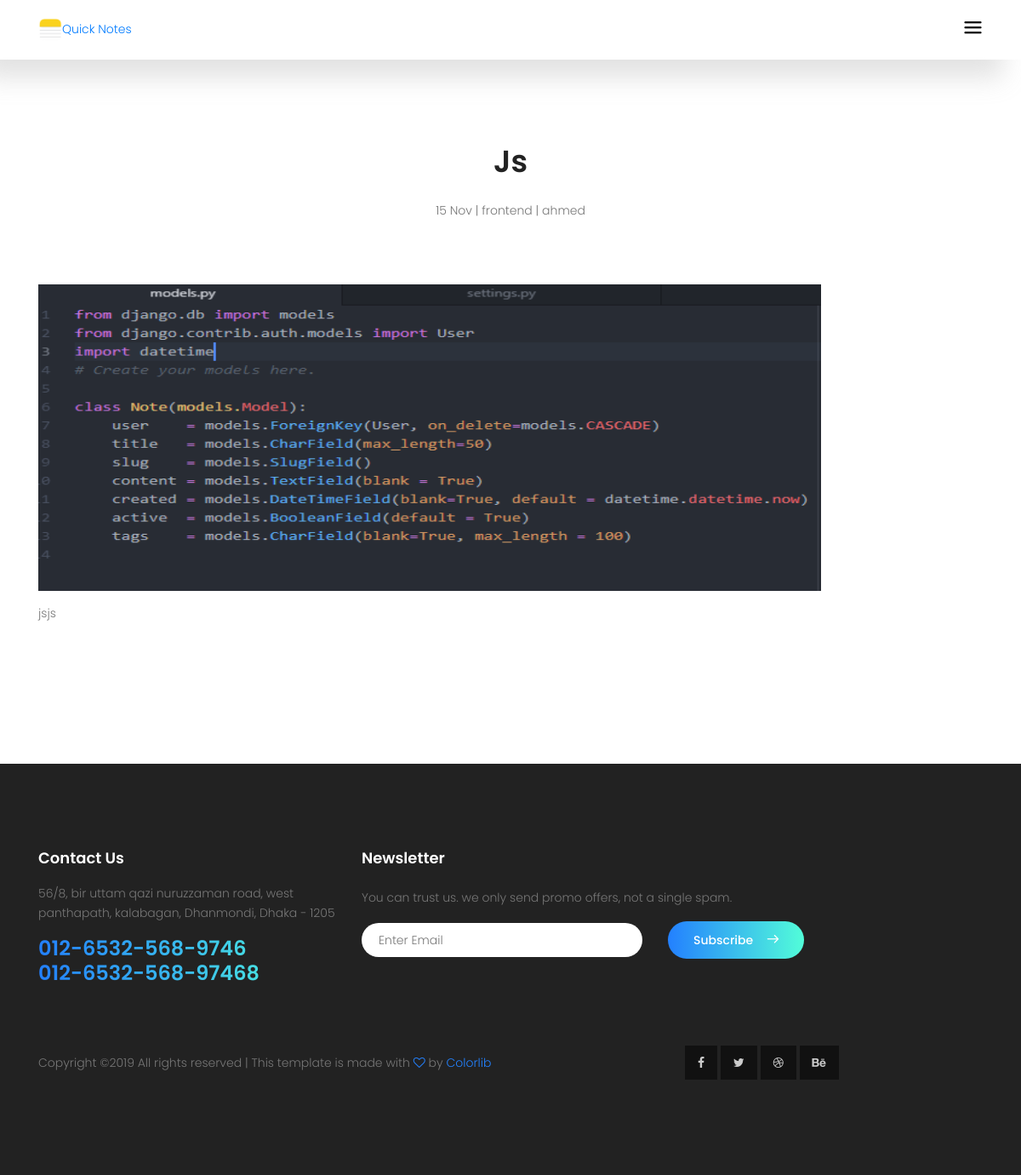
/notes/js, run on an earlier commit of the app's database.
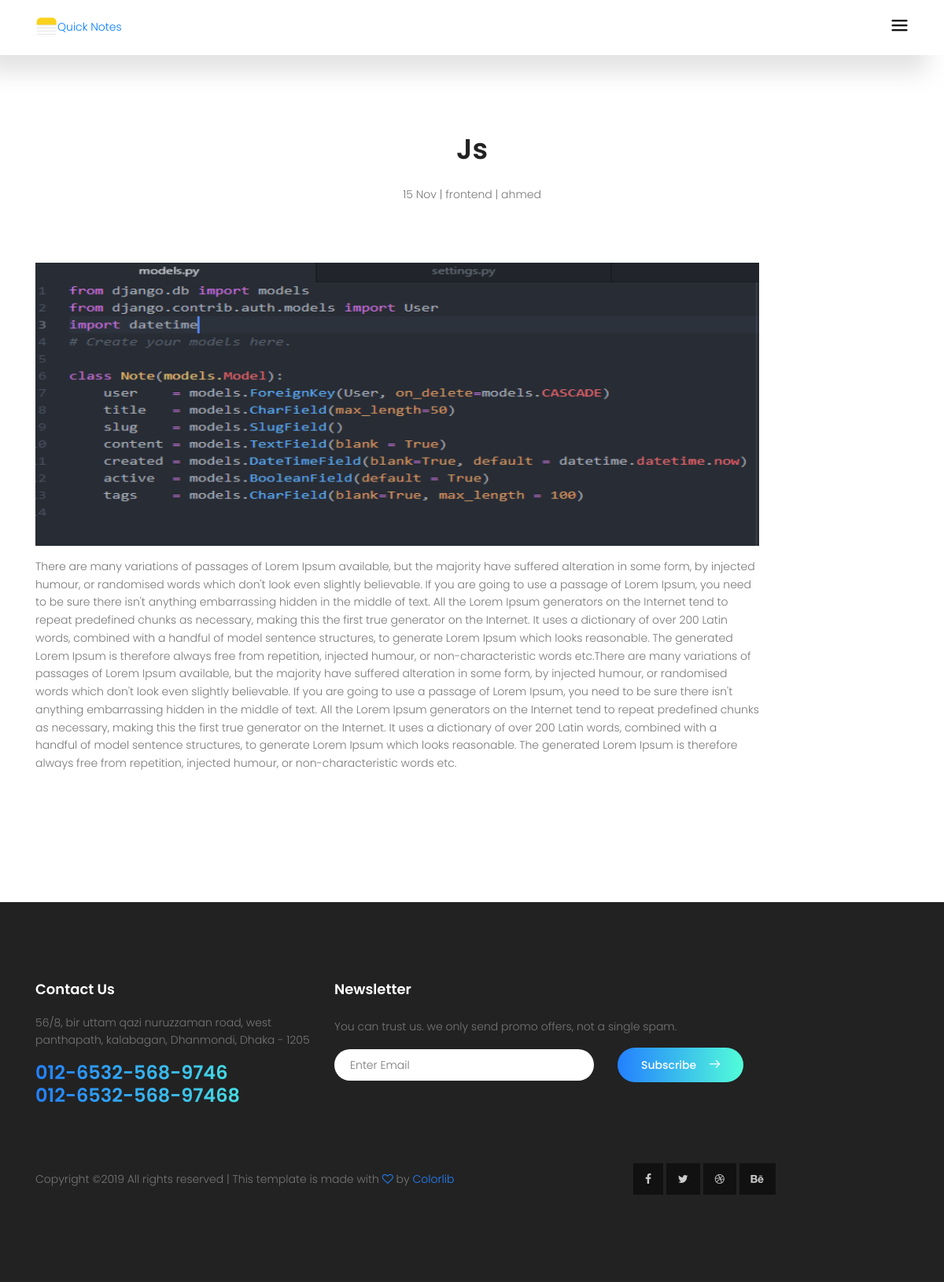
And on a later commit of the database.
### notes_app/models.py (models this page shows, shortened)
class Note(models.Model):
    user    = models.ForeignKey(User, on_delete=models.CASCADE)
    title   = models.CharField(max_length = 50)
    slug    = models.SlugField(blank=True, null=True)
    content = models.TextField(blank=True)
    created = models.DateTimeField(blank=True, default=datetime.datetime.now)
    active  = models.BooleanField(default=True)
    tags    = models.CharField(blank=True, max_length=100)
    img     = models.ImageField(upload_to="notes-img")

### notes_app/views.py (the view)
# urls.py: url(r'^(?P<slug>[-\w]+)$', views.note_details, name='note_details'),
def note_details(request, slug):
    note = Note.objects.get(slug=slug)
    context = {
        'note' : note
    }
    return render(request, 'one_note.html', context)

### notes_app/templates/one_note.html
{% extends "base.html" %}
{% load static %}
{% block body %}
			<section class="blog-area section-gap">
				<div class="container">
					<div class="row justify-content-center">
						<div class="col-md-8 pb-30 header-text">
							<h1>{{note.title}}</h1>
							<p>
								{{note.created|date:"j M"}} | {{note.tags}} | {{note.user}}
							</p>
						</div>
					</div>
					<div class="row">
						<div class="single-blog col-lg-10 col-md-10">
							<img class="f-img img-fluid mx-auto post-banner" src="{{note.img.url}}" alt="">
							<p>
								{{note.content}}
							</p>
						</div>
					</div>
				</div>
			</section>
{% endblock %}

What changed in the data, as far as the page shows it:
changed Note "Js": content "jsjs" → "There are many variations of passages of Lorem Ipsum available, but the majority have suffered alteration in some form, by injected humour, or randomised words which don't look even slightly believable. If you are going to use a passage of Lorem Ipsum, you need to be sure there isn't anything embarrassing hidden in the middle of text. All the Lorem Ipsum generators on the Internet tend to repeat predefined chunks as necessary, making this the first true generator on the Internet. It uses a dictionary of over 200 Latin words, combined with a handful of model sentence structures, to generate Lorem Ipsum which looks reasonable. The generated Lorem Ipsum is therefore always free from…"
